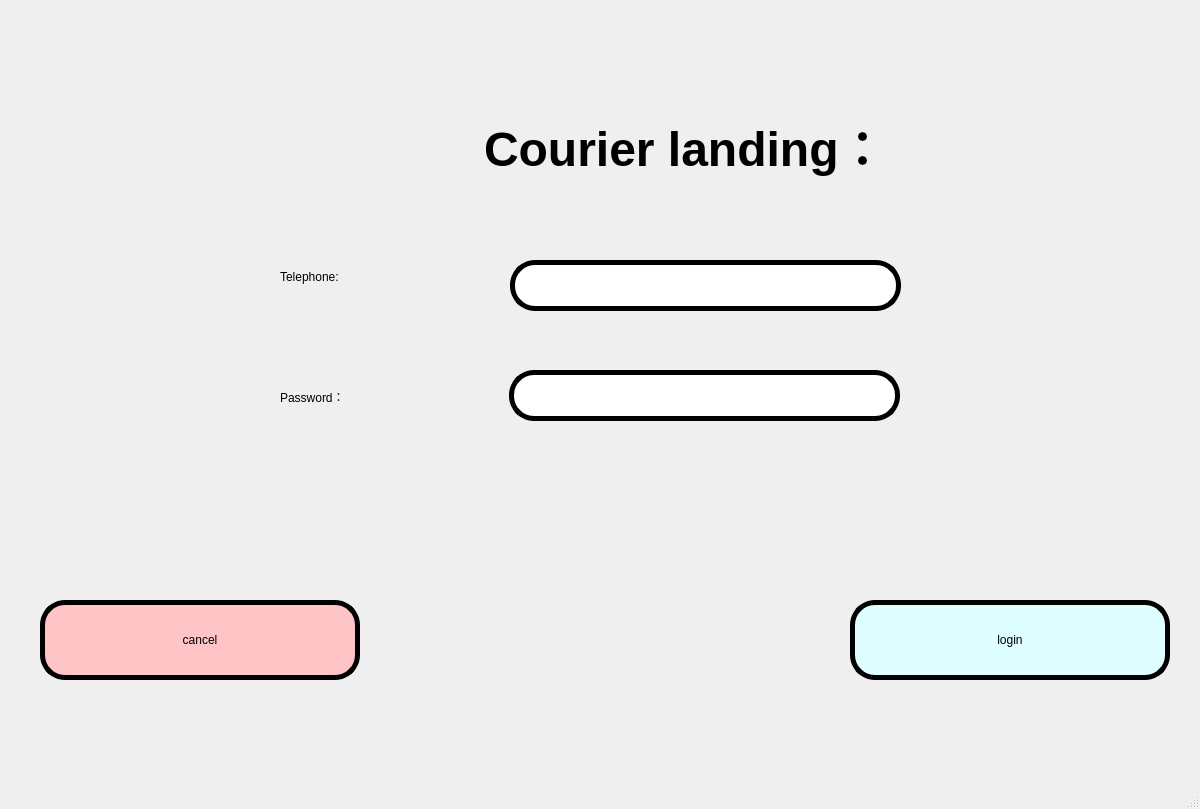
<?xml version="1.0" encoding="UTF-8"?>
<ui version="4.0">
 <class>courier_win_one</class>
 <widget class="QMainWindow" name="courier_win_one">
  <property name="geometry">
   <rect>
    <x>0</x>
    <y>0</y>
    <width>1200</width>
    <height>809</height>
   </rect>
  </property>
  <property name="windowTitle">
   <string>MainWindow</string>
  </property>
  <property name="styleSheet">
   <string notr="true">QWidget#centralwidget {
border-image: url(:/register/背景1.jpg)
}
</string>
  </property>
  <widget class="QWidget" name="centralwidget">
   <widget class="QLabel" name="label_3">
    <property name="geometry">
     <rect>
      <x>484</x>
      <y>110</y>
      <width>421</width>
      <height>71</height>
     </rect>
    </property>
    <property name="styleSheet">
     <string notr="true">font: 40pt &quot;Baskerville Old Face&quot;;</string>
    </property>
    <property name="text">
     <string>&lt;html&gt;&lt;head/&gt;&lt;body&gt;&lt;p&gt;&lt;span style=&quot; font-size:36pt; font-weight:600;&quot;&gt;Courier landing：&lt;/span&gt;&lt;/p&gt;&lt;/body&gt;&lt;/html&gt;</string>
    </property>
   </widget>
   <widget class="QPushButton" name="pushButton_2">
    <property name="geometry">
     <rect>
      <x>40</x>
      <y>600</y>
      <width>320</width>
      <height>80</height>
     </rect>
    </property>
    <property name="styleSheet">
     <string notr="true">QPushButton{
   border-radius: 25px;
   background-color:rgb(255, 196, 197);
   border:5px solid rgb(0, 0, 0);
   font: 20pt &quot;Showcard Gothic&quot;;
}</string>
    </property>
    <property name="text">
     <string>cancel</string>
    </property>
   </widget>
   <widget class="QLabel" name="label">
    <property name="geometry">
     <rect>
      <x>280</x>
      <y>251</y>
      <width>210</width>
      <height>51</height>
     </rect>
    </property>
    <property name="styleSheet">
     <string notr="true">font: 25pt &quot;Baskerville Old Face&quot;;</string>
    </property>
    <property name="text">
     <string>Telephone:</string>
    </property>
   </widget>
   <widget class="QLineEdit" name="courier_name_le">
    <property name="geometry">
     <rect>
      <x>510</x>
      <y>260</y>
      <width>391</width>
      <height>51</height>
     </rect>
    </property>
    <property name="styleSheet">
     <string notr="true">QLineEdit{
   border-radius: 25px;
   background-color:rgb(255, 255, 255);
   border:5px solid rgb(0, 0, 0);
   font: 20pt &quot;Showcard Gothic&quot;;
}</string>
    </property>
   </widget>
   <widget class="QLabel" name="label_2">
    <property name="geometry">
     <rect>
      <x>280</x>
      <y>371</y>
      <width>191</width>
      <height>51</height>
     </rect>
    </property>
    <property name="styleSheet">
     <string notr="true">font: 25pt &quot;Baskerville Old Face&quot;;</string>
    </property>
    <property name="text">
     <string>Password：</string>
    </property>
   </widget>
   <widget class="QLineEdit" name="courier_passage_le">
    <property name="geometry">
     <rect>
      <x>509</x>
      <y>370</y>
      <width>391</width>
      <height>51</height>
     </rect>
    </property>
    <property name="styleSheet">
     <string notr="true">QLineEdit{
   border-radius: 25px;
   background-color:rgb(255, 255, 255);
   border:5px solid rgb(0, 0, 0);
   font: 20pt &quot;Showcard Gothic&quot;;
}</string>
    </property>
    <property name="echoMode">
     <enum>QLineEdit::Password</enum>
    </property>
   </widget>
   <widget class="QPushButton" name="pushButton">
    <property name="geometry">
     <rect>
      <x>850</x>
      <y>600</y>
      <width>320</width>
      <height>80</height>
     </rect>
    </property>
    <property name="styleSheet">
     <string notr="true">QPushButton{
   border-radius: 25px;
   background-color:rgb(222, 254, 255);
   border:5px solid rgb(0, 0, 0);
   font: 20pt &quot;Showcard Gothic&quot;;
}</string>
    </property>
    <property name="text">
     <string>login</string>
    </property>
   </widget>
  </widget>
  <widget class="QMenuBar" name="menubar">
   <property name="geometry">
    <rect>
     <x>0</x>
     <y>0</y>
     <width>1200</width>
     <height>26</height>
    </rect>
   </property>
  </widget>
  <widget class="QStatusBar" name="statusbar"/>
 </widget>
 <resources>
  <include location="images.qrc"/>
 </resources>
 <connections>
  <connection>
   <sender>pushButton</sender>
   <signal>clicked()</signal>
   <receiver>courier_win_one</receiver>
   <slot>turn_courier_win1()</slot>
   <hints>
    <hint type="sourcelabel">
     <x>210</x>
     <y>197</y>
    </hint>
    <hint type="destinationlabel">
     <x>93</x>
     <y>122</y>
    </hint>
   </hints>
  </connection>
  <connection>
   <sender>pushButton_2</sender>
   <signal>clicked()</signal>
   <receiver>courier_win_one</receiver>
   <slot>turn_main_win()</slot>
   <hints>
    <hint type="sourcelabel">
     <x>322</x>
     <y>189</y>
    </hint>
    <hint type="destinationlabel">
     <x>462</x>
     <y>150</y>
    </hint>
   </hints>
  </connection>
 </connections>
 <slots>
  <slot>turn_courier_win1()</slot>
  <slot>turn_main_win()</slot>
  <slot>turn_registered_win()</slot>
 </slots>
</ui>
